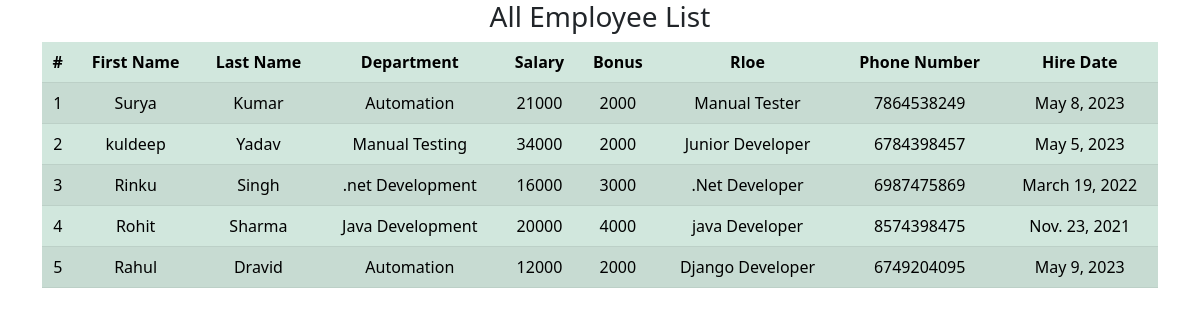
Page /emplist/ on the committed database.
### employee/models.py (models this page shows, shortened)
class Employee(models.Model):
    first_name = models.CharField(max_length=100, null=False)
    last_name = models.CharField(max_length=100)
    dept = models.ForeignKey(Department, on_delete=models.CASCADE)
    salary = models.IntegerField(default=0)
    bonus = models.IntegerField(default=0)
    role = models.ForeignKey(Role, on_delete=models.CASCADE)
    phone = models.IntegerField(default=0)
    hire_date = models.DateField()

class Department(models.Model):
    name = models.CharField(max_length=100, null=False)
    location = models.CharField(max_length=100)
    def __str__(self):
        return self.name

class Role(models.Model):
    name = models.CharField(max_length=100, null=False)
    def __str__(self):
        return self.name

### employee/views.py (the view)
# urls.py: path('emplist/', views.list_view, name='list'),
def list_view(request):
    emp_list = Employee.objects.all()
    return render(request, 'list.html', {'emp_list':emp_list})

### employee/templates/list.html (shortened to what this page needs)
<!DOCTYPE html>
<html>
    <head>
        <link href="https://cdn.jsdelivr.net/npm/bootstrap@5.3.0-alpha3/dist/css/bootstrap.min.css" rel="stylesheet">
        <link rel="stylesheet" href="">
    </head>
    <body>
        <div class="container" align='center'>
            <h3>All Employee List</h3>
            {% if emp_list %}
            <table class="table table-success table-striped">
                <thead>
                    <th>#</th>
                    <th>First Name</th>
                    <th>Last Name</th>
                    <th>Department</th>
                    <th>Salary</th>
                    <th>Bonus</th>
                    <th>Rloe</th>
                    <th>Phone Number</th>
                    <th>Hire Date</th>
                </thead>
                {% for emp in emp_list %}
                <tr>
                    <td>{{forloop.counter}}</td>
                    <td>{{emp.first_name}}</td>
                    <td>{{emp.last_name}}</td>
                    <td>{{emp.dept}}</td>
                    <td>{{emp.salary}}</td>
                    <td>{{emp.bonus}}</td>
                    <td>{{emp.role}}</td>
                    <td>{{emp.phone}}</td>
                    <td>{{emp.hire_date}}</td>
                </tr>
                {% endfor %}
            </table>
            {% else %}
            <h2>Records Not Available!!</h2>
            {% endif %}
        </div>
    </body>
</html>

### employee/templates/list.html (style rules this page uses)
table { text-align: center; }

### rows in the picture
Employee: first_name "Surya", last_name "Kumar", dept "Automation", salary "21000", bonus "2000", role "Manual Tester", phone "7864538249", hire_date "May 8, 2023"
Employee: first_name "kuldeep", last_name "Yadav", dept "Manual Testing", salary "34000", bonus "2000", role "Junior Developer", phone "6784398457", hire_date "May 5, 2023"
Employee: first_name "Rinku", last_name "Singh", dept ".net Development", salary "16000", bonus "3000", role ".Net Developer", phone "6987475869", hire_date "March 19, 2022"
Employee: first_name "Rohit", last_name "Sharma", dept "Java Development", salary "20000", bonus "4000", role "java Developer", phone "8574398475", hire_date "Nov. 23, 2021"
Employee: first_name "Rahul", last_name "Dravid", dept "Automation", salary "12000", bonus "2000", role "Django Developer", phone "6749204095", hire_date "May 9, 2023"
